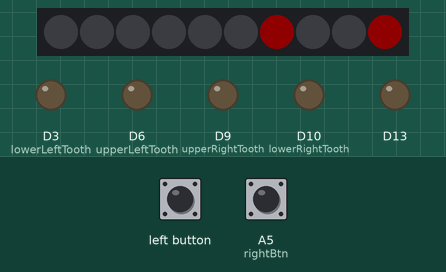
The sketch below on a simulated Adafruit Circuit Playground Express. On the bench: 10 RGB LEDs in strip order, left to right, output pins drawn as LEDs (lit = HIGH). The inputs (shaded band) are chosen by the test bench; at power-on: A5 (rightBtn) LOW. Dim RGB values are drawn brighter than linear.

Above: at 0.45 s.
At 9.32 s:
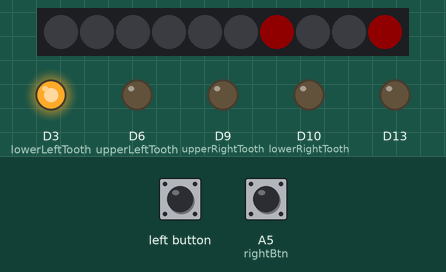
At 18.28 s:
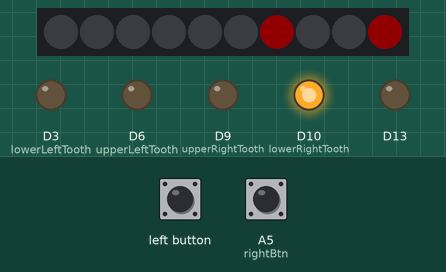
At 37.38 s:
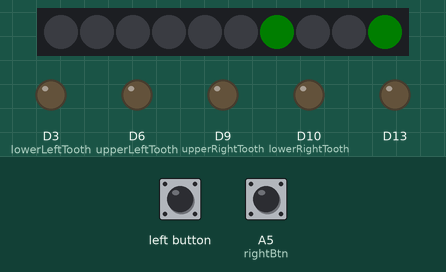
At 38.59 s:
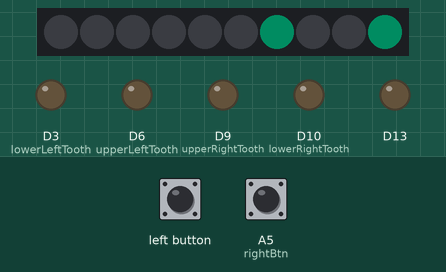
At 39.8 s:
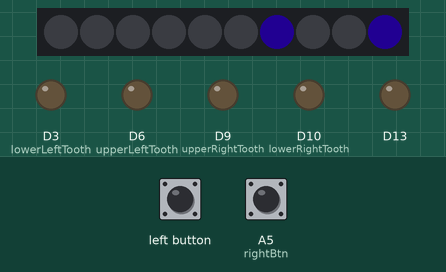
Timing chart, 0 to 40.0 s (numbered marks = the images above):
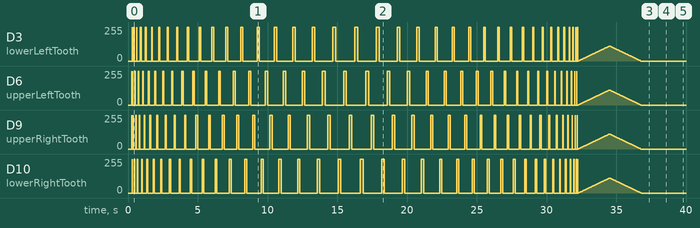

The sketch:

two-switch-improved.ino
```cpp
// the setup function runs once when you press reset or power the board
#include <Adafruit_CircuitPlayground.h>
// Switch states
const int ON = 1;
const int OFF = 0;
String isOn = "on";
String isOff = "off";

// Initialize teeth variables 3, 6, 9 & 10
int upperLeftTooth = 6;
int upperRightTooth = 9;
int lowerLeftTooth = 3;
int lowerRightTooth = 10;

int teeth[] = {upperLeftTooth, upperRightTooth, lowerLeftTooth, lowerRightTooth};

// Initialize buttons
int leftBtn = 4;
int leftBtnState = 0;
int currentLeftState = 0;
int previousLeftState = 0;
int rightBtn = 19;
int rightBtnState = 0;
int currentRightState = 0;
int previousRightState = 0;

// Eyes
int leftEye = 9;
int rightEye = 6;

int pauseAmount = 10;

void setup() {
  // put your setup code here, to run once:
  pinMode(upperLeftTooth, OUTPUT);
  pinMode(upperRightTooth, OUTPUT);
  pinMode(lowerLeftTooth, OUTPUT);
  pinMode(lowerRightTooth, OUTPUT);
  pinMode(leftBtn, INPUT);
  pinMode(rightBtn, INPUT);
  Serial.begin(9600);
  CircuitPlayground.begin();
}

// the loop function runs over and over again forever
void loop() {
  // poll the buttons
  currentLeftState = digitalRead(leftBtn);
  currentRightState = digitalRead(rightBtn);
  delay(250);
  currentLeftState = digitalRead(leftBtn);
  currentRightState = digitalRead(rightBtn);

  if (currentLeftState == ON && currentRightState == ON) {
    blinketyBlink();
  }
  else if (currentLeftState == ON && currentRightState == OFF) {
    pulse();
  }
  else if (currentLeftState == OFF && currentRightState == ON) {
    cycleEyes();
  }
  else {
    CircuitPlayground.setPixelColor(6, 200, 0, 0);
    CircuitPlayground.setPixelColor(9, 200, 0, 0);
  }
  blinketyBlink();
  pulse();
  cycleEyes();
}

void pulse() {
  for (int i = 0; i <= 112; i++) {
    for (int j = 0; j < 4; j++) {
      int tooth = teeth[j];
      analogWrite(tooth, i);
      delay(5);
    }
  }
  for (int i = 112; i >= 0; i--) {
    for (int j = 0; j < 4; j++) {
      int tooth = teeth[j];
      analogWrite(tooth, i);
      delay(5);
    }
  }
}

void blinketyBlink() {
  int steps = 20;
  for (int i=0; i<steps; i++) {
    for (int j = 0; j < 4; j++) {
      int tooth = teeth[j];
      analogWrite(tooth, 255);
      delay(i * 10);
      analogWrite(tooth, 0);
      delay(i * 10);
    }
  }
  for (int j=steps; j>0; j--) {
    for (int i = 0; i < 4; i++) {
      int tooth = teeth[i];
      digitalWrite(tooth, HIGH);
      delay(j * 10);
      digitalWrite(tooth, LOW);
      delay(j * 10);
    }
  }
}
void cycleEyes() {
  for (int r=0; r<256; r+=55) {
    for (int g=0; g<256; g+=55) {
      for(int b=0; b<256; b+=55) {
        CircuitPlayground.setPixelColor(6, r, g, b);
        CircuitPlayground.setPixelColor(9, r, g, b);
        delay(100);
      }
    }
  }
}
```
